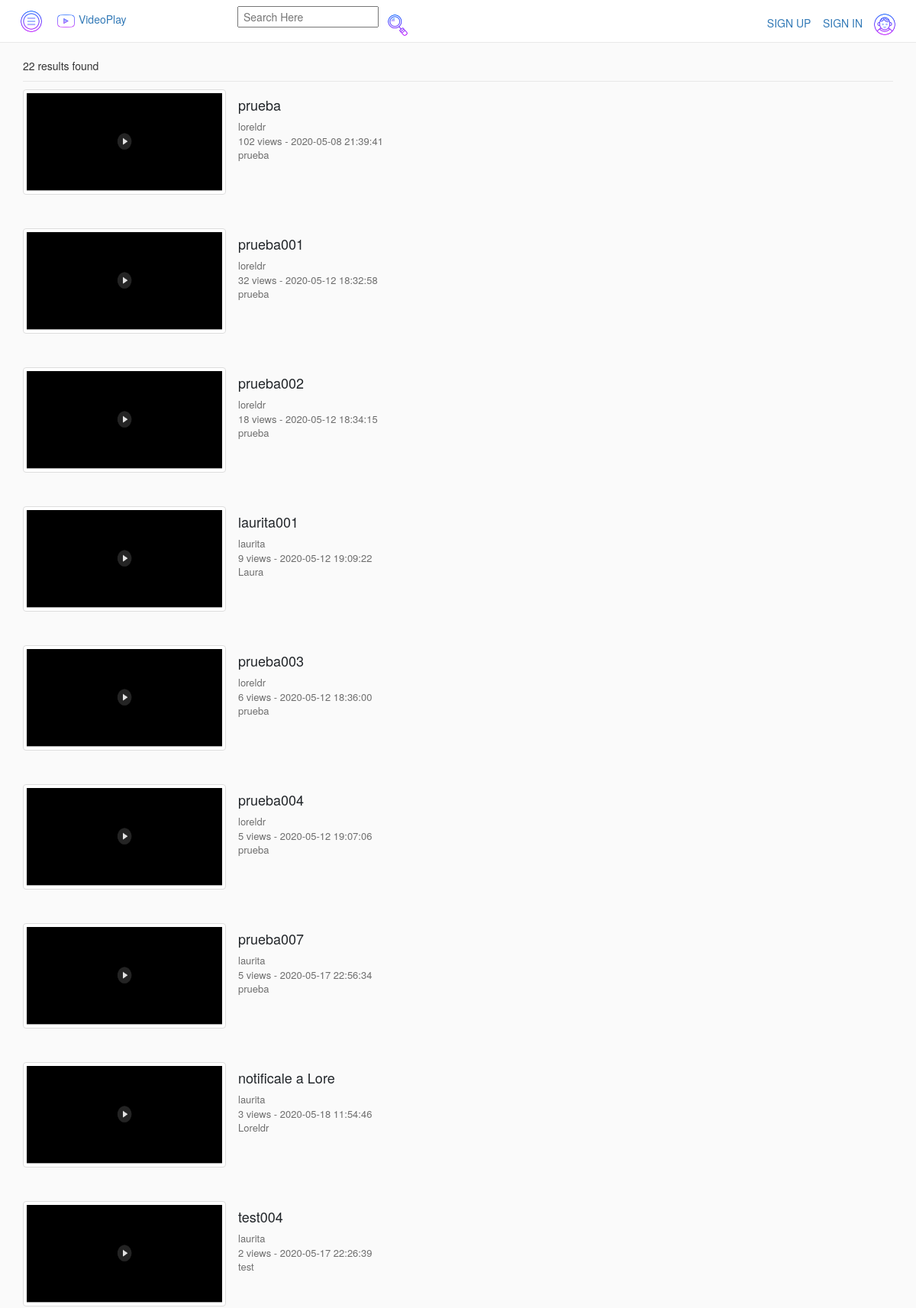
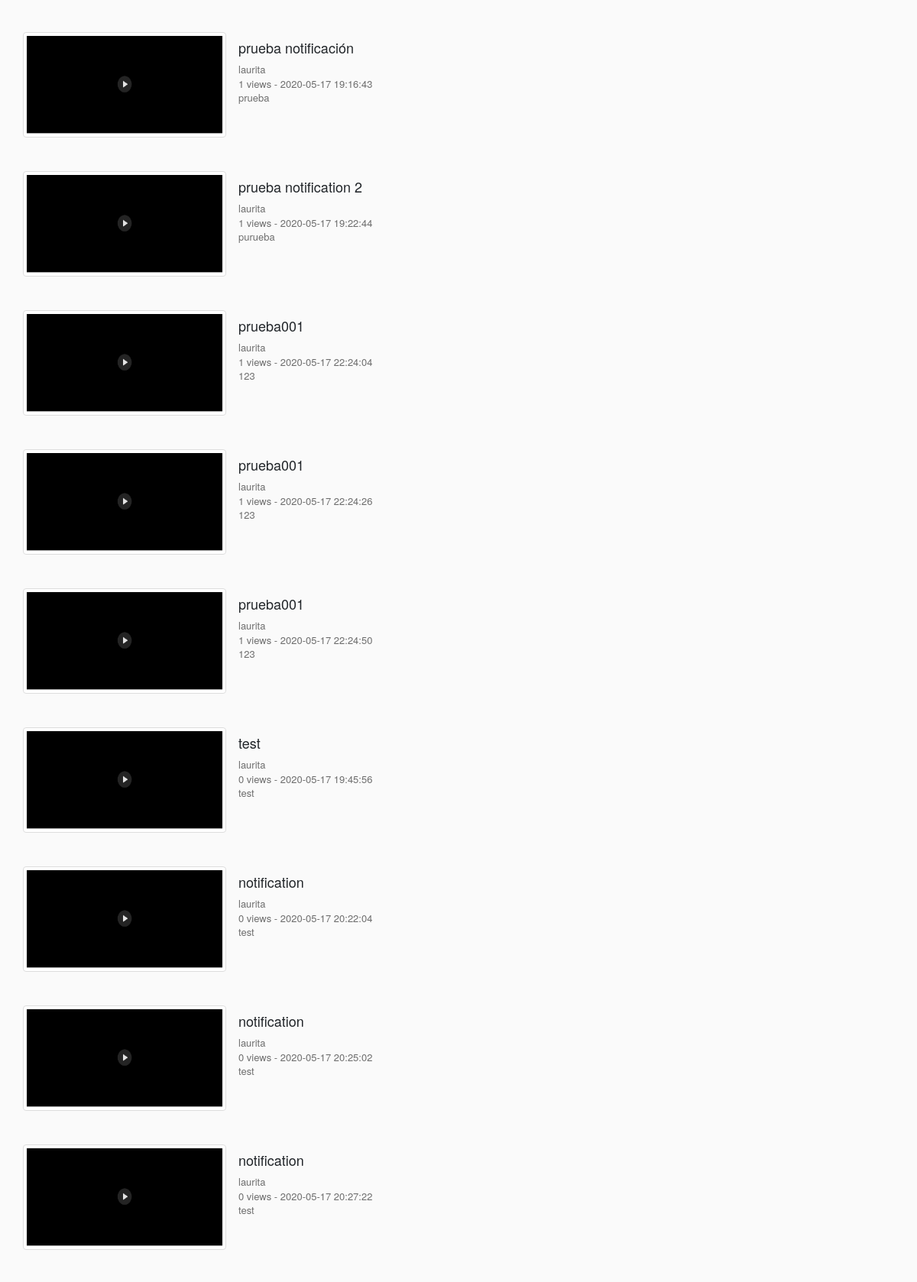
Page /videoPlay/index.php/search (upper part) on the committed database (2 pictures, top to bottom).
### tables this page shows
CREATE TABLE `video` (
  `id` int(11) NOT NULL,
  `title` varchar(70) NOT NULL,
  `uploadedBy` varchar(50) NOT NULL,
  `description` varchar(500) NOT NULL,
  `privacy` int(11) NOT NULL,
  `filePath` varchar(1000) NOT NULL,
  `category` int(11) DEFAULT NULL,
  `uploadDate` datetime NOT NULL DEFAULT current_timestamp(),
  `views` int(11) DEFAULT 0,
  `duration` varchar(50) DEFAULT NULL
);

### videoPlay/application/controllers/Search.php (called while the page is built, shortened)
<?php
class Search extends CI_Controller {
    public function __construct()
    {
            $this->load->helper(array('form', 'url'));
            $this->load->model('video_model');
            $this->load->model('user_model');
            $this->load->library('session');
    }
    function index(){
        $search=$this->input->get('search');
        $videos=$this->video_model->searchVideos($search);
        $data['titleHeader']=sizeof($videos) . " results found";
        if($this->session->userdata('username')){
            $subscriptions=$this->user_model->getSubscriptions($this->session->userdata('username'));
            $this->session->set_userdata('subscriptions',$subscriptions);
            $notification=$this->video_model->getNotification($this->session->userdata('username'));
            $this->session->set_userdata('notification',$notification);
            $data['userLogged']=$this->session->userdata('username');
            $this->load->view('templates/headerLogged',$data);
        }
		else{
			$this->load->view('templates/header');
		}
        $this->load->view('templates/headerSearch',$data);
		foreach ($videos as $video){
            $this->load->view('search',$video);
        }
        $this->load->view('templates/footerSearch');
        $this->load->view('templates/footer');
    }
}

### videoPlay/index.php (called while the page is built, shortened)
<?php
require_once BASEPATH.'core/CodeIgniter.php';

### videoPlay/application/models/Video_model.php (called while the page is built, shortened)
<?php
class Video_model extends CI_Model
{
public function searchVideos($search){
     $query = $this->db->query("SELECT * FROM video WHERE title LIKE CONCAT('%', '".$search
    ."','%') OR uploadedBy LIKE CONCAT('%', '".$search."', '%') ORDER BY views DESC");
    return $query->result();
}
}
?>

### videoPlay/application/views/search.php (the view)
<a href=<?php echo base_url('watch?id='.$id); ?>>
                    <div class='videoGridItem'>
                    <div class='thumbnail'>
                    <img src=<?php echo base_url('assets/images/Thumbnail.png'); ?>>
                </div>
                    <div class='details'>
                    <h3 class='title'><?php echo $title?></h3>
                    <span class='username'><?php echo $uploadedBy?></span>
                    <div class='stats'>
                        <span class='viewCount'><?php echo $views?> views - </span>
                        <span class='timeStamp'><?php echo $uploadDate?></span>
                    </div>
                    <span class='description'><?php echo $description?></span>
                </div>
                    </div>
                </a>

### videoPlay/assets/css/style.css (style rules this page uses)
html, body { height: 100%; padding: 0; margin: 0; }
.videoGridItem { height: 200px; margin-right: 4px; margin-bottom: 24px; }
.videoGridItem .thumbnail { width: 210px; height: 118px; position: relative; }
.videoGridItem .thumbnail img { width: 100%; height: 100%; }
.videoGridItem .details { padding-right: 24px; position: relative; cursor: pointer; display: flex; flex-direction: column; width: 210px; }
.videoGridItem .details .title { margin: 8px 0; max-height: 32px; overflow: hidden; font-size: 14px; font-weight: 500; line-height: 16px; color: #212529; }
.videoGridItem .details .username, .videoGridItem .details .stats { color: rgba(17,17,17,0.6); font-size: 13px; overflow-x: hidden; text-overflow: ellipsis; white-space: nowrap; }
.videoGrid.large .videoGridItem { height: auto; display: flex; }
.videoGrid.large .videoGridItem .thumbnail { width: 266px; height: 138px; margin-right: 16px; }
.videoGrid.large .videoGridItem .details { max-width: 600px; flex: 1; }
.videoGrid.large .videoGridItem .details .title { font-size: 18px; line-height: 24px; }
.videoGridItem .details .description { color: rgba(17,17,17,0.6); font-size: 13px; font-weight: 500; }

### rows in the picture
video: title "prueba", uploadedBy "loreldr", views "102", uploadDate "2020-05-08 21:39:41", description "prueba"
video: title "prueba001", uploadedBy "loreldr", views "32", uploadDate "2020-05-12 18:32:58", description "prueba"
video: title "prueba002", uploadedBy "loreldr", views "18", uploadDate "2020-05-12 18:34:15", description "prueba"
video: title "laurita001", uploadedBy "laurita", views "9", uploadDate "2020-05-12 19:09:22", description "Laura"
video: title "prueba003", uploadedBy "loreldr", views "6", uploadDate "2020-05-12 18:36:00", description "prueba"
video: title "prueba004", uploadedBy "loreldr", views "5", uploadDate "2020-05-12 19:07:06", description "prueba"
video: title "prueba007", uploadedBy "laurita", views "5", uploadDate "2020-05-17 22:56:34", description "prueba"
video: title "notificale a Lore", uploadedBy "laurita", views "3", uploadDate "2020-05-18 11:54:46", description "Loreldr"
video: title "test004", uploadedBy "laurita", views "2", uploadDate "2020-05-17 22:26:39", description "test"
video: title "prueba notificación", uploadedBy "laurita", views "1", uploadDate "2020-05-17 19:16:43", description "prueba"
video: title "prueba notification 2", uploadedBy "laurita", views "1", uploadDate "2020-05-17 19:22:44", description "purueba"
video: title "prueba001", uploadedBy "laurita", views "1", uploadDate "2020-05-17 22:24:04", description "123"
video: title "prueba001", uploadedBy "laurita", views "1", uploadDate "2020-05-17 22:24:26", description "123"
video: title "prueba001", uploadedBy "laurita", views "1", uploadDate "2020-05-17 22:24:50", description "123"
video: title "test", uploadedBy "laurita", views "0", uploadDate "2020-05-17 19:45:56", description "test"
video: title "notification", uploadedBy "laurita", views "0", uploadDate "2020-05-17 20:22:04", description "test"
video: title "notification", uploadedBy "laurita", views "0", uploadDate "2020-05-17 20:25:02", description "test"
video: title "notification", uploadedBy "laurita", views "0", uploadDate "2020-05-17 20:27:22", description "test"

### other values in the picture
$titleHeader "22 results found"
